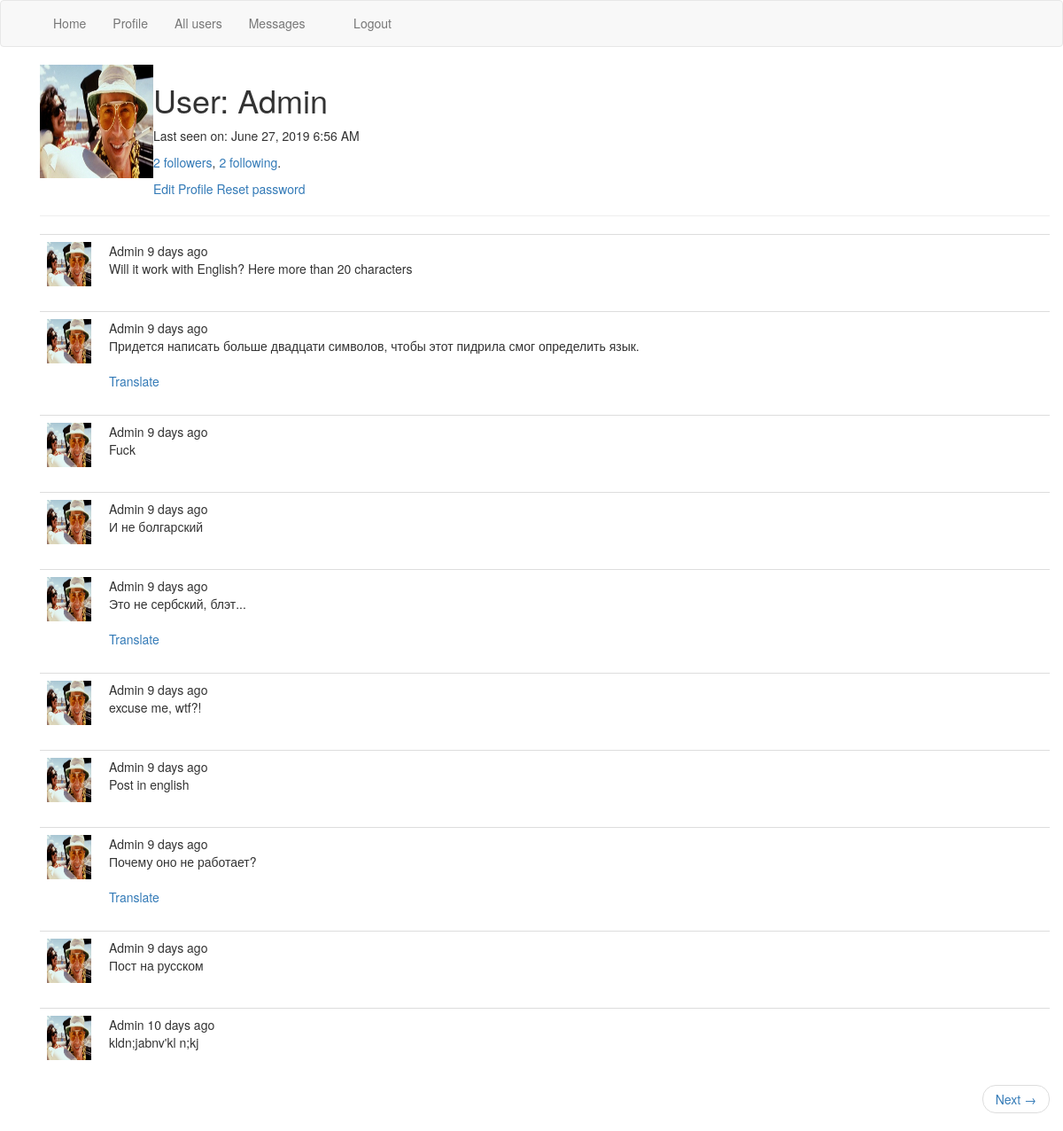
/user/Admin (signed in), run on an earlier commit of the app's database.
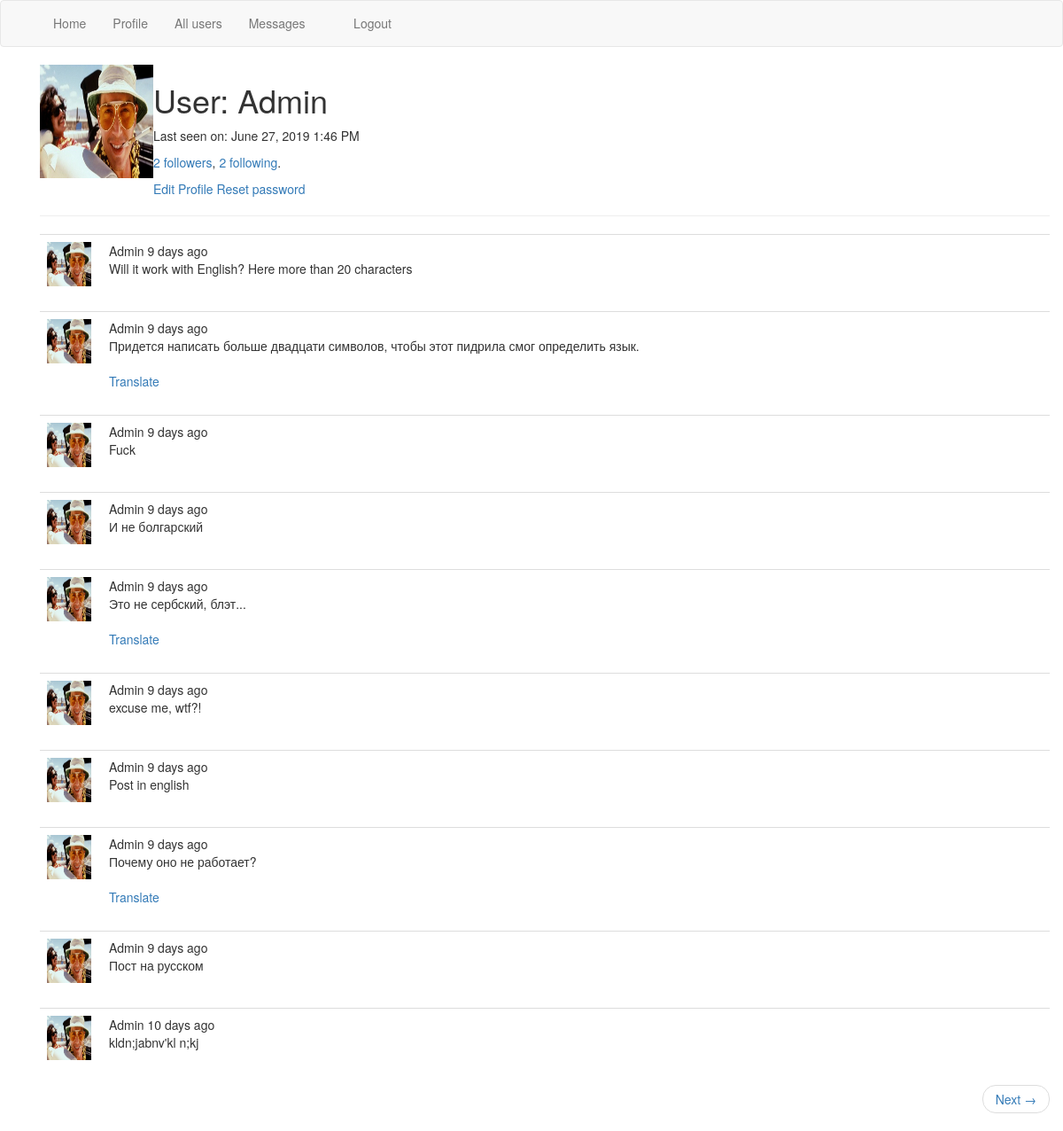
And on a later commit of the database.
### app/models.py (models this page shows, shortened)
class PaginatedAPIMixin(object):
    @staticmethod
    def to_collection_dict(query, page, per_page, endpoint, **kwargs):
        resource = query.paginate(page, per_page, False)
        data = {
            'items': [item.to_dict() for item in resource.items],
            '_meta': {
                'page': page,
                'per_page': per_page,
                'total_pages': resource.pages,
                'total_items': resource.total
            },
            "_links": {
                'self': url_for(endpoint, page=page, per_page=per_page,
                                **kwargs),
                'next': url_for(endpoint, page=page + 1, per_page=per_page,
                                **kwargs) if resource.has_next else None,
                'prev': url_for(endpoint, page=page - 1, per_page=per_page,
                                **kwargs) if resource.has_prev else None
            }
        }
        return data

class User(UserMixin, PaginatedAPIMixin, db.Model):
    id = db.Column(db.Integer, primary_key=True)
    username = db.Column(db.String(64), index=True, unique=True)
    email = db.Column(db.String(128), index=True, unique=True)
    password_hash = db.Column(db.String(128))
    posts = db.relationship('Post', backref='author', lazy='dynamic')
    last_seen = db.Column(db.DateTime, default=datetime.utcnow)
    avatar_filename = db.Column(db.String(64))
    token = db.Column(db.String(32), index=True, unique=True)
    token_expiration = db.Column(db.DateTime)
    messages_sent = db.relationship('Message', foreign_keys='Message.sender_id',
                                    backref='author', lazy='dynamic')
    messages_received = db.relationship('Message', foreign_keys='Message.recipient_id',
                                        backref='recipient', lazy='dynamic')
    last_message_read_time = db.Column(db.DateTime)
    followed = db.relationship(
        'User',
        secondary=followers,
        primaryjoin=followers.c.follower_id == id,
        secondaryjoin=followers.c.followed_id == id,
        backref=db.backref('followers', lazy='dynamic'),
        lazy='dynamic'
    )
    notifications = db.relationship('Notification', backref='user', lazy='dynamic')
    tasks = db.relationship('Task', backref='user', lazy='dynamic')
    def avatar(self):
        if not self.avatar_filename:
            return "https://c.tcdn.co/993/fa2/993fa2c0-03d1-11e8-b435-0007cb0b8645/channel256.png"
        else:
            return url_for('static', filename='img/' + self.avatar_filename)
    def new_messages(self):
        last_read_time = self.last_message_read_time or datetime(1900, 1, 1)
        return Message.query.filter_by(recipient=self).filter(Message.timestamp > last_read_time).count()
    def get_tasks_in_progress(self):
        return Task.query.filter_by(user=self, complete=False).all()
    def get_task_in_progress(self, name):
        return Task.query.filter_by(user=self, complete=False, name=name).first()

class SearchableMixin(object):
    @classmethod
    def before_commit(cls, session):
        session._changes = {
            'add': list(session.new),
            'update': list(session.dirty),
            'delete': list(session.deleted)
        }
    @classmethod
    def after_commit(cls, session):
        for obj in session._changes['add']:
            if isinstance(obj, SearchableMixin):
                add_to_index(obj.__tablename__, obj)
        for obj in session._changes['update']:
            if isinstance(obj, SearchableMixin):
                add_to_index(obj.__tablename__, obj)
        for obj in session._changes['delete']:
            if isinstance(obj, SearchableMixin):
                remove_from_index(obj.__tablename__, obj)
        session._changes = None

class Post(SearchableMixin, db.Model):
    id = db.Column(db.Integer, primary_key=True)
    body = db.Column(db.String(200))
    timestamp = db.Column(db.DateTime, default=datetime.utcnow)
    user_id = db.Column(db.Integer, db.ForeignKey('user.id'))
    language = db.Column(db.String(5))
    __searchable__ = ['body']

### app/main/routes.py (the view)
@bp.route('/user/<username>')
@login_required
def user(username):
    user = User.query.filter_by(username=username).first_or_404()
    page = request.args.get('page', 1, type=int)
    posts = Post.query.filter_by(user_id=user.id).order_by(
        Post.timestamp.desc()).paginate(page, current_app.config['POST_PER_PAGE'], False)
    next = url_for('main.user', username=username, page=posts.next_num) if posts.has_next else None
    prev = url_for('main.user', username=username, page=posts.prev_num) if posts.has_prev else None
    return render_template("user.html", title=_("User profile"),
                           posts=posts.items, user=user, next_url=next, prev_url=prev)

### app/main/routes.py (called while the page is built)
@bp.before_request
def before_request():
    if current_user.is_authenticated:
        current_user.last_seen = datetime.utcnow()
        db.session.commit()
        if current_app.elasticsearch:
            g.search_form = SearchForm()
    g.locale = str(get_locale())

### app/models.py (called while the page is built)
@login.user_loader
def load_user(id):
    return User.query.get(int(id))

### app/templates/user.html (shortened to what this page needs)
{% extends "base.html" %}
{% block app_content %}
    <table>
        <tr valign="top">
            <td><img src="{{ user.avatar() }}" width="128" height="128"></td>
            <td>
                <h1>{{ _("User") }}: {{ user.username }}</h1>
                {% if user.last_seen %}
                    <p>{{ _("Last seen on")  }}: {{ moment(user.last_seen).format('LLL') }}</p>
                {% endif %}
                <p>
                    {% if user.followers.count() > 0 %}
                        <a href="{{ url_for("main.followers", username=user.username) }}">{{ user.followers.count() }} {{ _("followers") }}</a>,
                    {% else %}
                        {{ user.followers.count() }} {{ _("followers") }},
                    {% endif %}
                    {% if user.followed.count() > 0 %}
                        <a href="{{ url_for("main.followed", username=user.username) }}">{{ user.followed.count() }} {{ _("following") }}</a>.
                    {% else %}
                        {{ user.followed.count() }} {{ _("following") }}.
                    {% endif %}
                </p>
                {% if user == current_user %}
                    <a href={{ url_for("main.edit_profile") }}>{{ _("Edit Profile") }}</a>
                    <a href="{{ url_for("auth.reset_password_request") }}">{{ _("Reset password") }}</a>
                {% endif %}
            </td>
        </tr>
    </table>
    <hr>
    {% for post in posts %}
        {% include '_post.html' %}
    {% endfor %}
    <nav aria-label="...">
        <ul class="pager">
            {% if next_url %}
                <li class="next{% if not next_url %} disabled{% endif %}">
                    <a href="{{ next_url or '#' }}">
                        {{ _('Next') }}
                        <span aria-hidden="true">&rarr;</span>
                    </a>
                </li>
            {% endif %}
        </ul>
    </nav>
{% endblock %}

### app/templates/base.html (shortened to what this page needs)
{% extends 'bootstrap/base.html' %}
{% block navbar %}
    <nav class="navbar navbar-default">
        <div class="container">
            <div class="collapse navbar-collapse" id="bs-example-navbar-collapse-1">
                <ul class="nav navbar-nav">
                    <li><a href="{{ url_for("main.index") }}"> {{ _('Home') }} </a></li>
                </ul>
                <ul class="nav navbar-nav navbar-left">
                    {% if current_user.is_anonymous %}
                        <li><a href={{ url_for("auth.login") }}> {{_("Login")}} </a></li>
                        <li><a href={{ url_for("auth.register") }}> {{_("Registration")}} </a></li>
                    {% else %}
                        <li><a href={{ url_for("main.user", username=current_user.username) }}> {{_("Profile")}} </a></li>
                        <li><a href={{ url_for("main.users") }}> {{_("All users")}} </a></li>
                        <li>
                            <a href={{ url_for("main.messages") }}>
                                {{_("Messages")}}
                                {% set new_messages = current_user.new_messages() %}
                            </a>
                        </li>
                        <li><a href={{ url_for("auth.logout") }}> {{_("Logout")}} </a></li>
                    {% endif %}
                </ul>
            </div>
        </div>
    </nav>
{% endblock %}
{% block content %}
    <div class="container">
    <div class="container">
    {% block app_content %}{% endblock %}
    </div>
{% endblock %}

### app/templates/_post.html
<table class="table table-hover">
    <tr>
        <td width="70px">
            <span class="user_popup">
               <a href="{{ url_for('main.user', username=post.author.username) }}">
                    <img src="{{ post.author.avatar() }}" width="50" height="50">
                </a>
            </span>
        </td>
        <td>
            {{ post.author.username }}
            {{ moment(post.timestamp).fromNow() }}
            <br><span id="post{{ post.id }}">{{ post.body }}</span>
            {% if post.language and post.language != g.locale %}
                <br><br>
                <span id="translation{{ post.id }}">
                    <a href="javascript:translate(
                        '#post{{ post.id }}',
                        '#translation{{ post.id }}',
                        '{{ post.language }}',
                        '{{ g.locale }}'
                    );">
                        {{ _("Translate") }}
                    </a>
                </span>
            {% endif %}
        </td>
    </tr>
</table>

What changed in the data, as far as the page shows it:
changed User "Admin": last_seen "June 27, 2019 6:56 AM" → "June 27, 2019 1:46 PM"
